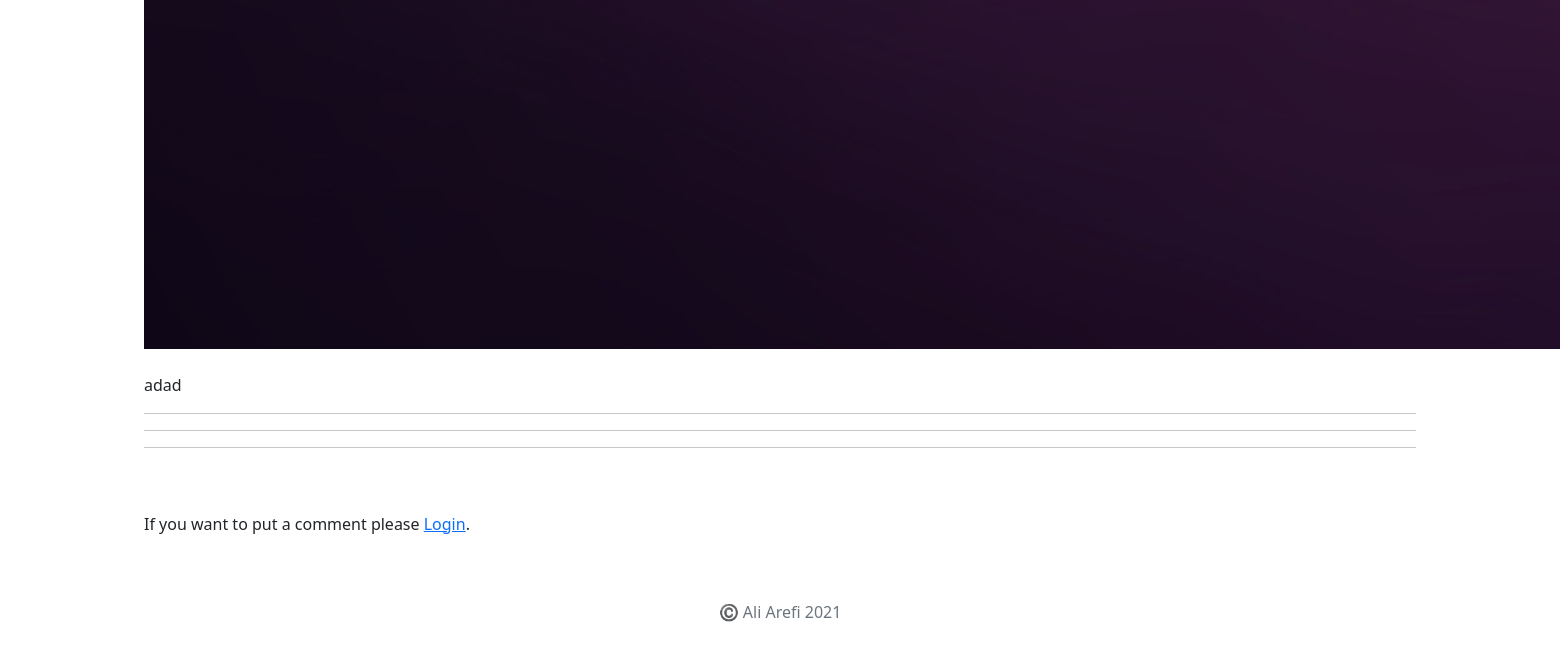
Before: /blog/post-detail/asd/ (lower part) with the older database file.
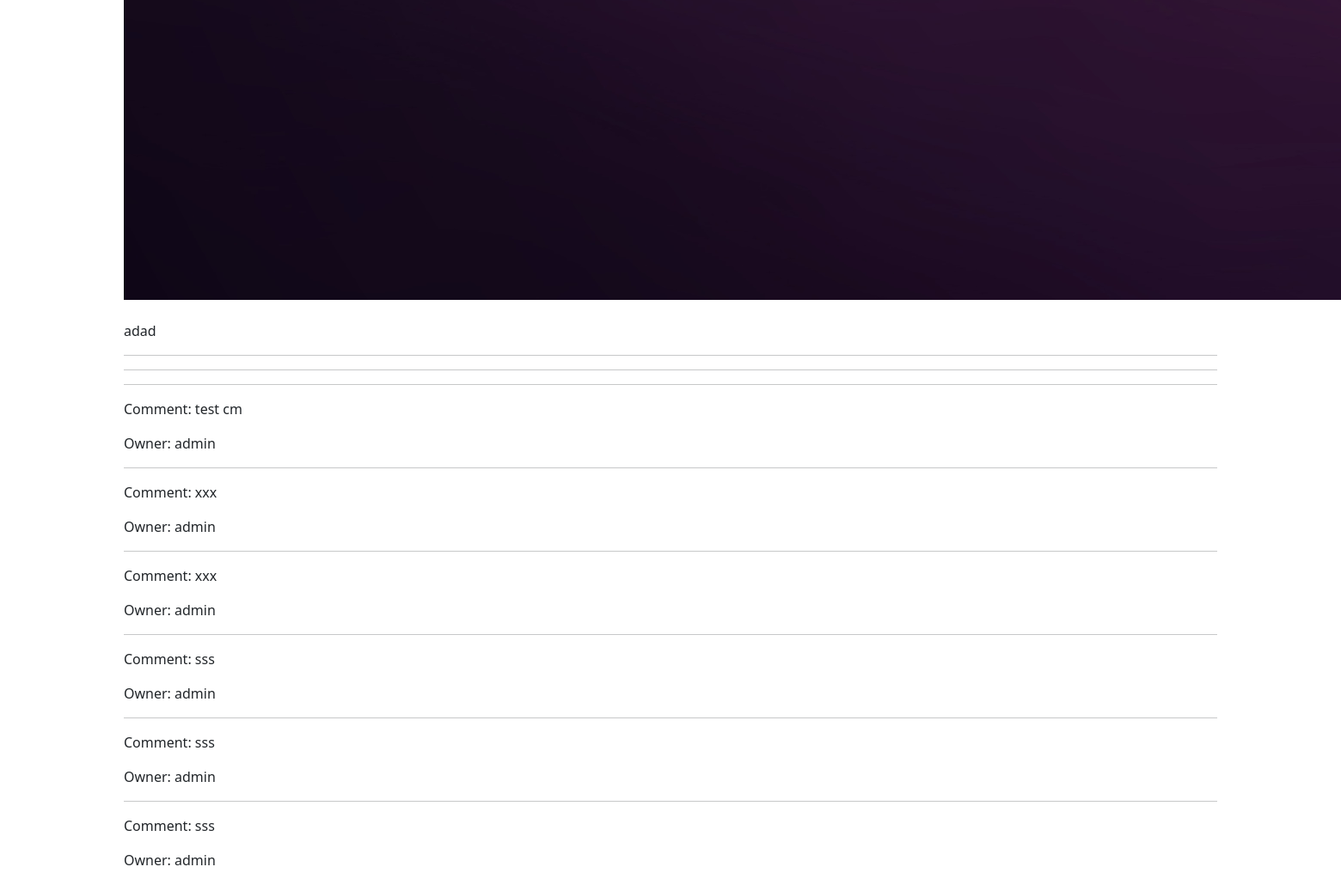
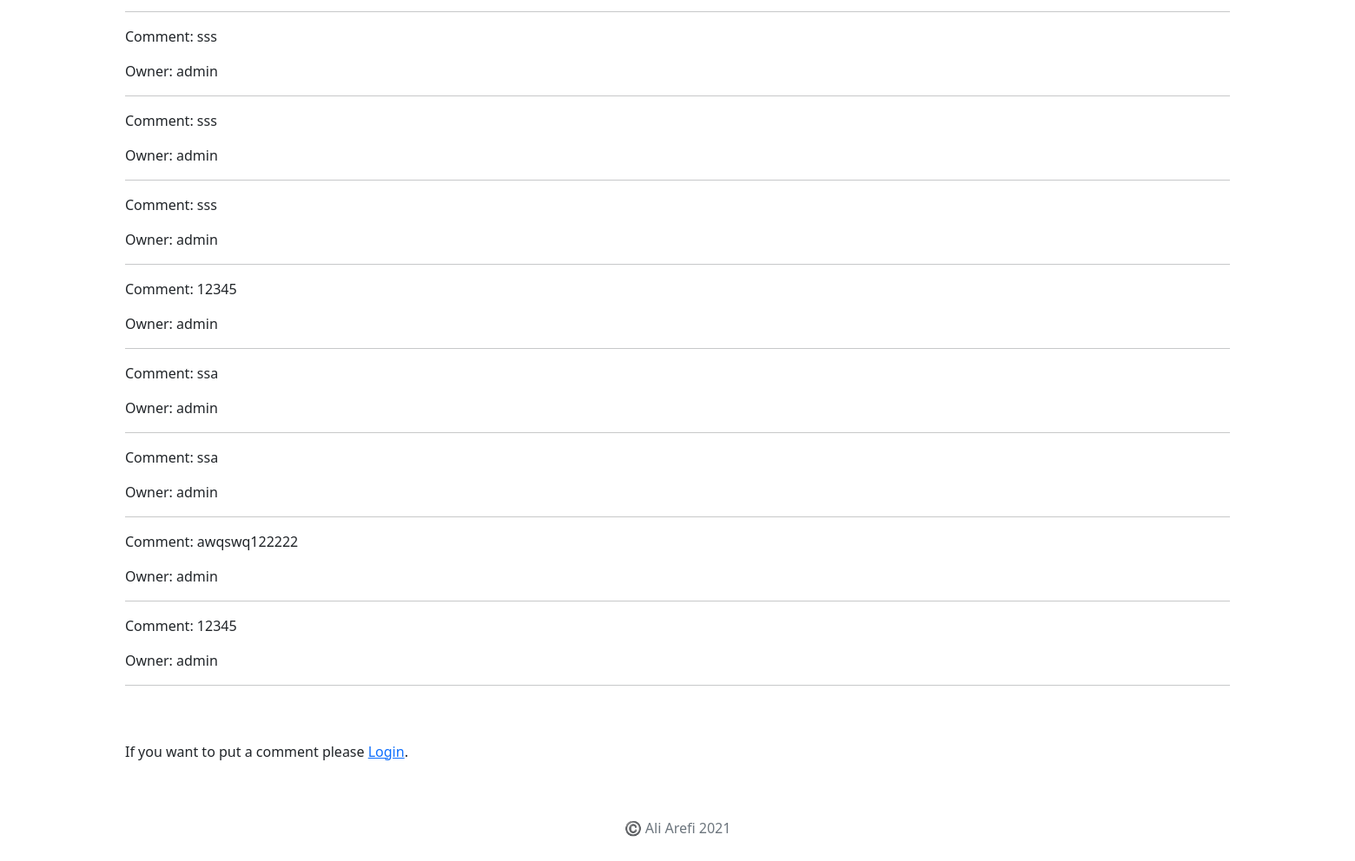
After: the same page with the newer database file (2 pictures, top to bottom).
### post/models.py (models this page shows, shortened)
class Post(models.Model):
    title = models.CharField('post title', max_length=50)
    description = models.TextField()
    owner = models.ForeignKey(User, on_delete=PROTECT)
    pub_date = models.DateTimeField(auto_now=True)
    slug = models.SlugField(max_length=100, unique=True, null=True, blank=True)
    image = models.ImageField(upload_to='images/')
    tag = models.ManyToManyField(Tag, blank=True, null=True)

class Comment(models.Model):
    text = models.CharField(max_length=200)
    post = models.ForeignKey(Post, on_delete=CASCADE)
    user = models.ForeignKey(User, on_delete=DO_NOTHING)

### post/views.py (the view, shortened to what this page needs)
# urls.py: path('post-detail/<slug:slug>/', PostCommentView.as_view(), name='postdetail'),
class PostCommentView(View):
    def get(self, request, *args, **kwargs):
        view = PostDetailView.as_view()
        return view(request, *args, **kwargs)

### post/views.py (called while the page is built)
    def get_context_data(self, **kwargs):
        context = super().get_context_data(**kwargs)
        form = CommentForm()
        context['comment_list'] = Comment.objects.filter(post=context['post'])
        context['form'] = form
        if self.request.user != 'AnonymousUser':
            context['user'] = self.request.user
        return context

### post/templates/post/post_detail.html (shortened to what this page needs)
{% extends "post/base.html" %}
{% block content %}
<main>
  <div class="container">
  <img src="{{ object.image.url }}" />
  <br />
  <br />
  <p>{{ object.description }}</p>
  <hr>
  <hr>
  <hr>
{% for comment in comment_list %}
<p>Comment: {{ comment.text }} </p>
<p>Owner: {{comment.user}} </p>
  <hr>
{% endfor %}
{% if  user.username %}
<h2>Create Comment </h2>
    <form method="post">
        {% csrf_token %}
        {{ form.as_p }}
        <button type="submit">OK</button>
        <br><br>
        <a href="{% url 'post_list' %}">Home</a>
    </form>
{% else %}
 <br><br>
 <p>
        If you want to put a comment please <a href="{% url 'login' %}">Login</a>.
        </p>
{% endif %}
</main>
{% endblock content %}

### post/templates/post/base.html (shortened to what this page needs)
<!doctype html>
<html lang="en">
<head>
  <link href="https://cdn.jsdelivr.net/npm/bootstrap@5.0.2/dist/css/bootstrap.min.css" rel="stylesheet"
>
</head>
<body>
  <main>
    <div class="container">
      {% block content %}
      {% endblock %}
    </div>
  </main>
  <footer class="text-muted py-5">
    <div class="container text-center">
      <p> ©️ Ali Arefi {% now "Y"%}</p>
    </div>
  </footer>
</body>
</html>

Changed rows visible on the page:
added Comment: text "test cm", user "admin"
added Comment: text "xxx", user "admin"
added Comment: text "xxx", user "admin"
added Comment: text "sss", user "admin"
added Comment: text "sss", user "admin"
added Comment: text "sss", user "admin"
added Comment: text "sss", user "admin"
added Comment: text "sss", user "admin"
added Comment: text "sss", user "admin"
added Comment: text "12345", user "admin"
added Comment: text "ssa", user "admin"
added Comment: text "ssa", user "admin"
added Comment: text "awqswq122222", user "admin"
added Comment: text "12345", user "admin"
